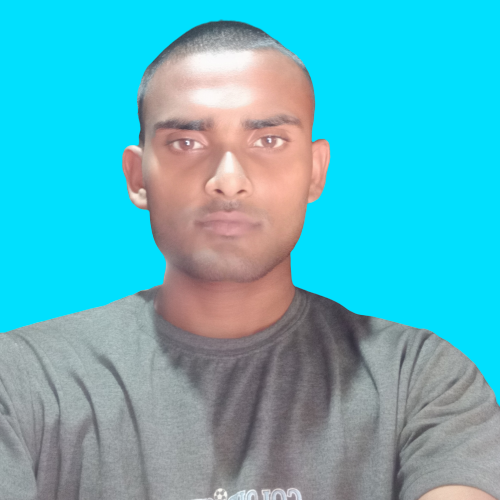
#> input picture logo.png, 500 x 500 px
$ python 'b 02 add text on image.py'
#> lines starting #> are read from the running program, lines starting #| are printed output that depends on the picture
from PIL import Image, ImageDraw, ImageFont

# Open an image
image_path = "logo.png"  # Replace with the path to your image
img = Image.open(image_path)
#> img is the input picture: PIL image 500x500 RGBA; mean R, G, B, A 86.9, 181.5, 194.3, 255

# Initialize the drawing context
draw = ImageDraw.Draw(img)

# Use a larger default font
font_size = 36  # Choose your desired font size
font = ImageFont.load_default(size=font_size)

font_path = "freemonobold.ttf"  # Replace with the path to your emoji-supporting font
font_path = "arial.ttf"  # Replace with the path to your emoji-supporting font
# font_path = "noto2.ttf"  # Replace with the path to your emoji-supporting font
font_size = 36  # Choose your desired font size
font = ImageFont.truetype(font_path, font_size)


text_color = (0, 255, 0)  # Green color, you can choose your own color
text_content = "Rana Universe😢👮‍♂️🍌 "

# Get the bounding box of the text
bbox = draw.textbbox((0, 0), text_content, font=font)
#> bbox = (0, 4, 368, 38)
# Calculate the width and height of the text
text_width = bbox[2] - bbox[0]
#> text_width = 368
text_height = bbox[3] - bbox[1]
#> text_height = 34
print(bbox)
#| (0, 4, 368, 38)


# Calculate the starting position to center the text horizontally
# text_position = ((img.width - text_width) // 2,10)  # Centered horizontally, 10 is the vertical position
text_position = ((img.width - text_width) // 2,10)  # Centered horizontally, 10 is the vertical position
#> text_position = (66, 10)
print(text_position)
#| (66, 10)
# Draw text on the image
draw.text(text_position, text_content, font=font, fill=text_color)


# Save the image with the added text
img.save("bbb4.png")
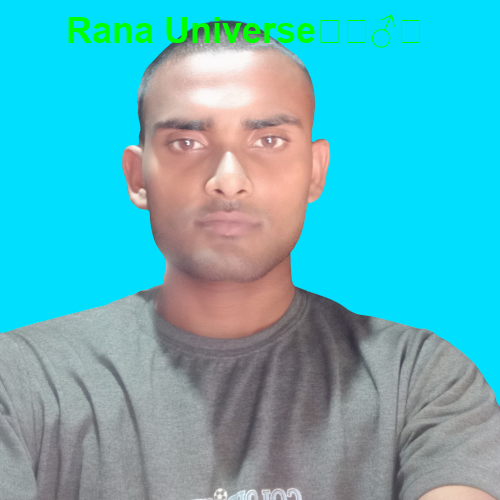
#> saved as bbb4.png: PIL image 500x500 RGBA; mean R, G, B, A 86.6, 182.2, 191.8, 255
# Display the image
img.show()
